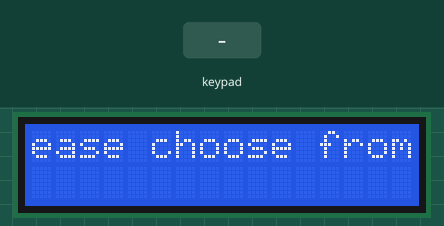
Simulated run of this sketch. Board: Arduino Uno, built with avr-gcc and run on an emulated ATmega328P. Parts: 16×2 character LCD. The inputs (shaded band) are chosen by the test bench.

Above: at 8.2 s.
8.3 s: keypad keys 1 3 9 7 pressed 0.4 s apart
At 12.7 s:
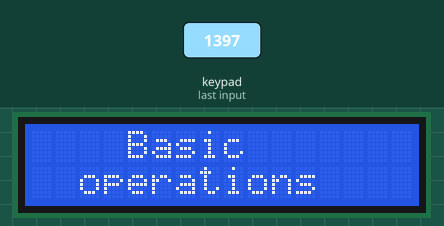
12.9 s: key '#' pressed
At 15.0 s:
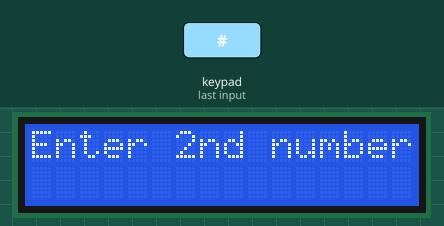
15.2 s: keypad keys 0 1 2 3 # pressed 0.4 s apart
At 18.2 s:
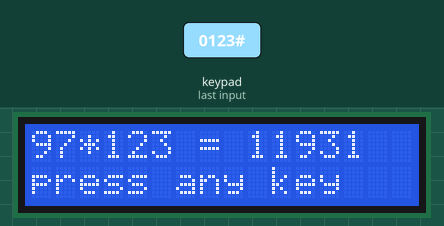
19.0 s: key '1' pressed
At 19.2 s:
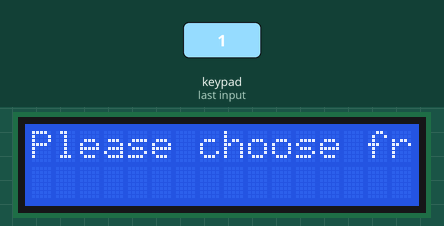
22.0 s: keypad keys 1 3 9 7 * pressed 0.4 s apart
At 26.7 s:
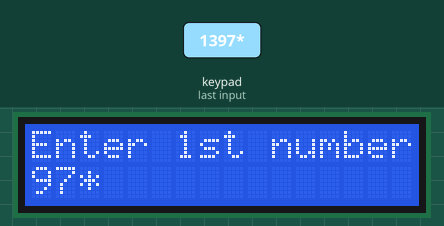
27.0 s: key '*' pressed
At 27.5 s:
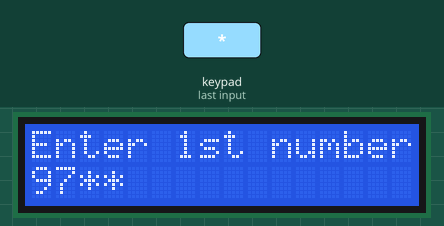
Timing chart, 0 to 29.5 s (numbered marks = the images above; inputs shaded):
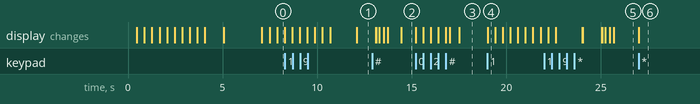

The sketch:

Clculator_with_keypad.ino
```cpp
#include <Keypad.h>
#include <LiquidCrystal.h>
#include <math.h>
int getn();
void disp(char opp);
const int rs = 12, en = 13, d4 = 11, d5 = 10, d6 = 9, d7 = 8;
LiquidCrystal lcd(rs, en, d4, d5, d6, d7);

const byte ROWS = 4;  //four rows
const byte COLS = 3;  //three columns
char keys[ROWS][COLS] = {
  { '1', '2', '3' },
  { '4', '5', '6' },
  { '7', '8', '9' },
  { '*', '0', '#' }
};

byte rowPins[ROWS] = { 0, 1, 2, 3 };  //connect to the row pinouts of the keypad
byte colPins[COLS] = { 4, 5, 6 };     //connect to the column pinouts of the keypad

Keypad kp = Keypad(makeKeymap(keys), rowPins, colPins, ROWS, COLS);

String inputString;
long n1, n2;

void setup() {
  lcd.begin(16, 2);
  inputString.reserve(10);
  lcd.setCursor(0, 0);
  lcd.print("  Welcome to my calculator");
  for (int c = 0; c < 10; c++) {
    lcd.scrollDisplayLeft();
    delay(400);
  }
  lcd.clear();
  delay(1000);
  lcd.print("to enter number  ");
  lcd.setCursor(0, 1);
  lcd.print("press #");
  delay(2000);
  lcd.clear();
}

void loop() {
  lcd.clear();
  lcd.setCursor(0, 0);
  lcd.print(" Please choose from below");
  for (int c = 0; c < 10; c++) {
    lcd.scrollDisplayLeft();
    delay(400);
  }
  delay(1000);
  lcd.clear();
  lcd.setCursor(0, 0);
  lcd.print("1)Basic");
  lcd.setCursor(0, 1);
  lcd.print("operations");
  char pk = kp.waitForKey();
  lcd.clear();


  if (pk) {
    if (pk == '1') {
      lcd.setCursor(4, 0);
      lcd.print("Basic");
      lcd.setCursor(2, 1);
      lcd.print("operations");
      delay(1000);
      lcd.clear();
      lcd.setCursor(0, 0);
      lcd.print("1)+    2)-");
      lcd.setCursor(0, 1);
      lcd.print("3)*    4)/");
      pk = '0';
      char tv = kp.waitForKey();

      if (tv) {

        if (tv == '1') {
          lcd.clear();
          lcd.setCursor(0, 0);
          lcd.print("Enter 1st number");
          n1 = getn();

          lcd.clear();
          lcd.setCursor(0, 0);
          lcd.print("Enter 2nd number");
          n2 = getn();


          lcd.clear();
          lcd.setCursor(0, 0);
          lcd.print(n1);
          lcd.print("+");
          lcd.print(n2);
          lcd.setCursor(7, 0);
          lcd.print("= ");
          lcd.print(n1 + n2);
          lcd.setCursor(0, 1);
          lcd.print("press any key");
          char y = kp.waitForKey();
        }

        else if (tv == '2') {
          lcd.clear();
          lcd.setCursor(0, 0);
          lcd.print("Enter 1st number");
          n1 = getn();

          lcd.clear();
          lcd.setCursor(0, 0);
          lcd.print("Enter 2nd number");
          n2 = getn();


          lcd.clear();
          lcd.setCursor(0, 0);
          lcd.print(n1);
          lcd.print("-");
          lcd.print(n2);
          lcd.setCursor(7, 0);
          lcd.print("= ");
          lcd.print(n1 - n2);
          lcd.setCursor(0, 1);
          lcd.print("press any key");
          char y = kp.waitForKey();

        }


        else if (tv == '3') {
          lcd.clear();
          lcd.setCursor(0, 0);
          lcd.print("Enter 1st number");
          n1 = getn();

          lcd.clear();
          lcd.setCursor(0, 0);
          lcd.print("Enter 2nd number");
          n2 = getn();


          lcd.clear();
          lcd.setCursor(0, 0);
          lcd.print(n1);
          lcd.print("*");
          lcd.print(n2);
          lcd.setCursor(7, 0);
          lcd.print("= ");
          lcd.print(n1 * n2);
          lcd.setCursor(0, 1);
          lcd.print("press any key");
          char y = kp.waitForKey();
        }

        else if (tv == '4') {
          lcd.clear();
          lcd.setCursor(0, 0);
          lcd.print("Enter 1st number");
          float n11 = getn();

          lcd.clear();
          lcd.setCursor(0, 0);
          lcd.print("Enter 2nd number");
          float n22 = getn();


          lcd.clear();
          lcd.setCursor(0, 0);
          lcd.print(n11);
          lcd.print("/");
          lcd.print(n22);
          lcd.setCursor(0, 1);
          lcd.print("=");
          lcd.setCursor(1, 1);
          lcd.print(n11 / n22);
          delay(2000);
          lcd.setCursor(0, 0);
          lcd.print("press any key");
          char y = kp.waitForKey();
        }
      }
    }
  }
}

int getn() {
  int n;
  lcd.setCursor(0, 1);
  while (1) {
    char x = kp.waitForKey();
    if (x) {
      lcd.print(x);
      delay(200);
      if (x >= '0' && x <= '9') {  // only act on numeric keys
        inputString += x;          // append new character to input string
      } else if (x == '#') {
        if (inputString.length() > 0) {
          n = inputString.toInt();
          lcd.setCursor(0, 1);
          lcd.print(n);
          delay(500);
          lcd.clear();
          inputString = "";
          break;  // clear input
        } else if (x == '*') {
          inputString = "";  // clear input
        }
      }
    }
  }
  return (n);
}
void disp(char opp) {

  lcd.clear();
  lcd.setCursor(0, 0);
  lcd.print(n1);
  lcd.print(opp);
  lcd.print(n2);
  lcd.setCursor(6, 0);
  lcd.print(" = ");
  lcd.print(n1 + n2);
  lcd.setCursor(0, 1);
  lcd.print("press any key");
  char y = kp.waitForKey();
}
```

Measured:
- after the input at 8.3 s, the display: first differs from a run without the input after 3.8 s (image 1)
- after the input at 12.9 s, the display: first differs from a run without the input after 0.84 s (image 2 shows a later state)
- after the input at 15.2 s, the display: first changes at once (image 3 shows a later state)
- after the input at 19.0 s, the display: changes at once (image 4)
- after the input at 22.0 s, the display: first differs from a run without the input after 2.0 s (image 5 shows a later state)
- after the input at 27.0 s, the display: changes at once (image 6)
- what the display in image 0 shows lasts 0.4 s, from 7.9 s to 8.3 s
